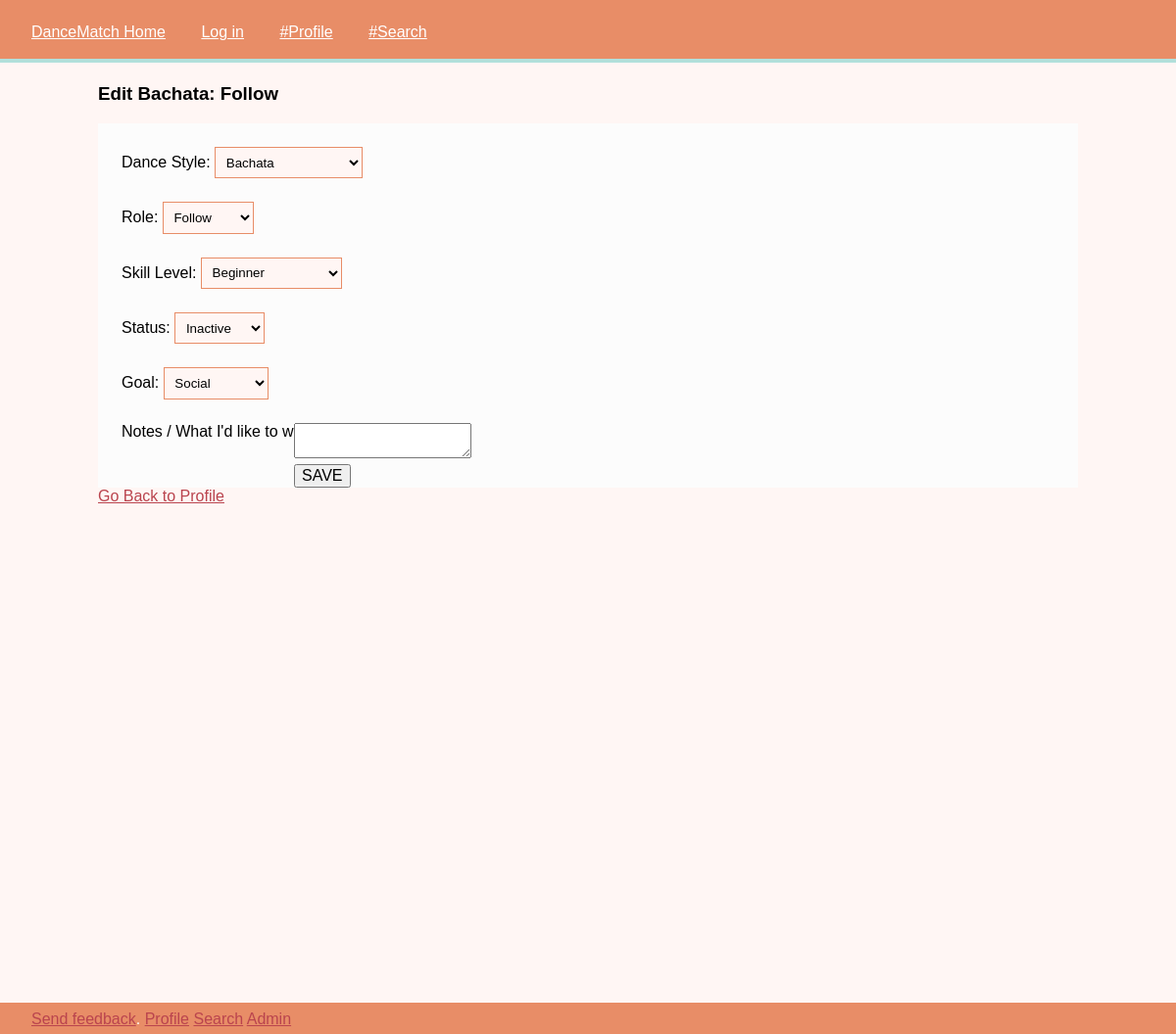
The page /edit/9/9/ on the database its author committed.
### dancematch_app/models.py (models this page shows, shortened)
class DancePrefs(models.Model):
    dance = models.ForeignKey(Dance)
    dancer = models.ForeignKey(Dancer)
    role = models.ForeignKey(DanceRole)
    skill_level = models.ForeignKey(SkillLevel, default=1)
    activity = models.ForeignKey(Activity, default=1)
    goal = models.ForeignKey(Goals, default=1)
    notes = models.TextField(blank=True)
    class Meta:
        verbose_name_plural = "dance prefs"

class Dance(models.Model):
    name = models.CharField(default='', max_length=200)
    description = models.TextField(blank=True)
    class Meta:
        ordering = ["name"]
    def __str__(self):
        return self.name

class DanceRole(models.Model):
    name = models.CharField(max_length=200)
    def __str__(self):
        return self.name

class SkillLevel(models.Model):
    name = models.CharField(max_length=200)

class Activity(models.Model):
    name = models.CharField(max_length=200)
    class Meta:
        verbose_name_plural = "activities"

class Goals(models.Model):
    name = models.CharField(max_length=200)
    class Meta:
        verbose_name_plural = "goals"

### dancematch_app/views.py (the view, shortened to what this page needs)
# urls.py: url(r'^edit/(?P<user_id>[0-9]+)/(?P<dance_pref_id>[0-9]+)/$', views.edit_dance, name='edit_dance'),
def edit_dance(request, user_id, dance_pref_id):
    user = get_object_or_404(User, pk=user_id)
    dancer = get_object_or_404(Dancer, user=user)
    dance_pref_list = DancePrefs.objects.filter(id=dance_pref_id)
    if len(dance_pref_list) > 0:
        dance_pref = dance_pref_list[0]
    else:
        dance_pref = DancePrefs()
    dances = Dance.objects.order_by("name")
    roles = DanceRole.objects.all()
    activities = Activity.objects.all()
    goals = Goals.objects.all()
    skill_levels = SkillLevel.objects.all()
    return render(request, 'edit_dance.html', {'dancer': dancer,
                                               'dance_pref': dance_pref,
                                               'dances': dances,
                                               'roles': roles,
                                               'activities': activities,
                                               'goals': goals,
                                               'skill_levels': skill_levels,
                                               })

### dancematch_app/templates/edit_dance.html (shortened to what this page needs)
{% extends "base_generic.html" %}
{% load staticfiles %}
{% block content %}
    <div class="prefs">
        {% if dance_pref.id %}
            <h3>Edit {{ dance_pref.dance }}: {{ dance_pref.role }}</h3>
        {% else %}
            <h3>Add a New Dance</h3>
        {% endif %}
        <form method="post">
            <label>
                Dance Style:
                <select name="dance">
                    {% for dance in dances %}
                        <option value="{{ dance.id }}"
                            {% if dance.name == dance_pref.dance.name %}
                                selected="selected"
                            {% endif %}>
                            {{ dance.name }}
                        </option>
                    {% endfor %}
                </select>
            </label>
            <label>
                Role:
                <select name="role">
                    {% for role in roles %}
                        <option value="{{ role.id }}"
                            {% if role.name == dance_pref.role.name %}
                                selected="selected"
                            {% endif %}>
                            {{ role.name }}
                        </option>
                    {% endfor %}
                </select>
            </label>
            <label>
                Skill Level:
                <select name="skill_level">
                    {% for level in skill_levels %}
                        <option value="{{ level.id }}" name="skill_level"
                            {% if level.name == dance_pref.skill_level.name %}
                                selected="selected"
                            {% endif %}>
                            {{ level.name }}
                        </option>
                    {% endfor %}
                </select>
            </label>
            <label>
                Status:
                <select name="activity">
                    {% for activity in activities %}
                        <option value="{{ activity.id }}" name="activity"
                            {% if activity.name == dance_pref.activity.name %}
                                selected="selected"
                            {% endif %}>
                            {{ activity.name }}
                        </option>
                    {% endfor %}
                </select>
            </label>
            <label>
                Goal:
                <select name="goal">
                    {% for goal in goals %}
                        <option value="{{ goal.id }}" name="goal"
                            {% if goal.name == dance_pref.goal.name %}
                                selected="selected"
                            {% endif %}>
                            {{ goal.name }}
                        </option>
                    {% endfor %}
                </select>
            </label>
            <label>
                Notes / What I'd like to work on:
                <textarea name="notes">{{ dance_pref.notes }}</textarea>
            </label>
            <input type="submit" value="SAVE"/>
        </form>
    </div>
    <a href="/profile_ajax/">Go Back to Profile</a>
{% endblock %}

### dancematch_app/static/styles/style.css (style rules this page uses)
body { background: #fff6f4; padding: 0; margin: 0; font-family: "Trebuchet MS", sans-serif; }
a { color: #ba444e; }
form { background-color: #fcfcfc; padding: 1.5em; }
form label { display: block; padding-bottom: 1.5em; font-size: 1em; }
form input, form textarea { position: absolute; left: 200px; font-size: 1em; }
select { border: 1px solid #e88d67; border-radius: 0; background-color: #fff6f4; padding: 0.5em; line-height: 1.5em; }

### rows shown on the page
DancePrefs: dance "Bachata", role "Follow", skill_level "Beginner", activity "Inactive", goal "Social"
